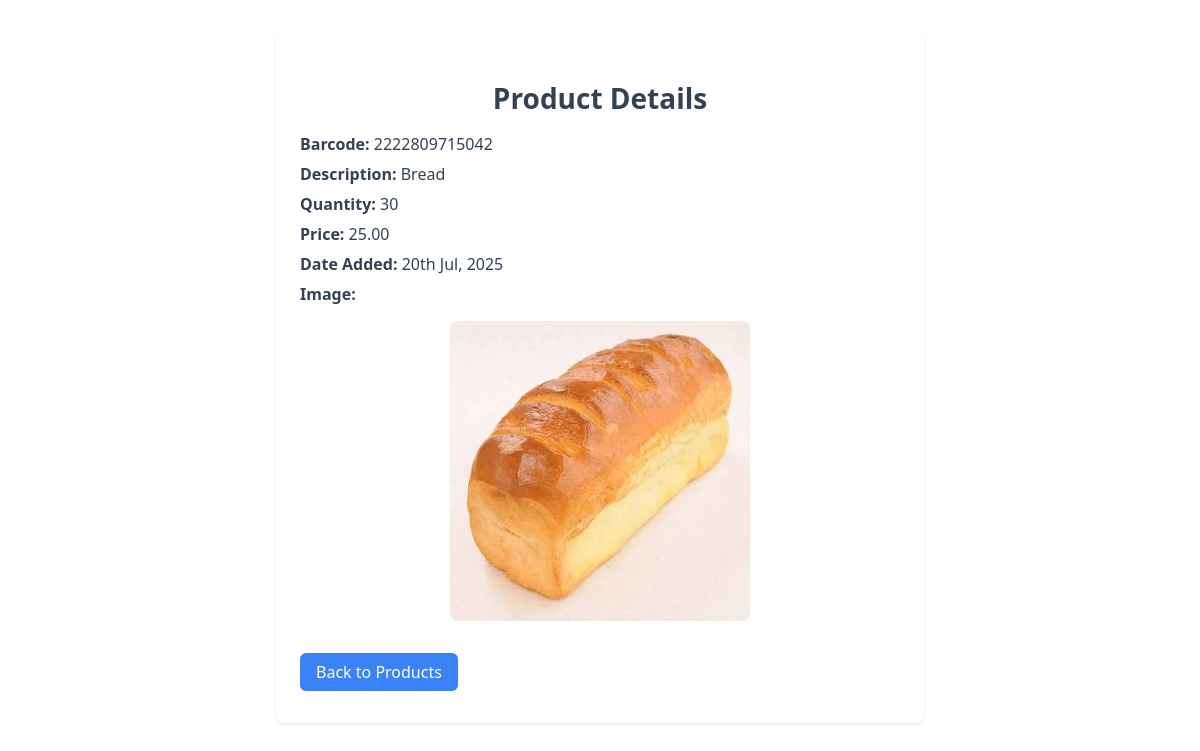
Screenshot of /index.php?pg=product-single&id=53 (signed in) with the database file from the repository.
### tables this page shows
CREATE TABLE `products` (
  `id` int(11) NOT NULL,
  `barcode` varchar(15) NOT NULL,
  `description` varchar(50) NOT NULL,
  `qty` int(11) NOT NULL DEFAULT 1,
  `amount` decimal(10,2) NOT NULL DEFAULT 0.00,
  `image` varchar(500) NOT NULL,
  `user_id` varchar(60) NOT NULL,
  `date` datetime NOT NULL,
  `views` int(11) NOT NULL DEFAULT 0
);

### app/controllers/product-single.php (called while the page is built, shortened)
<?php
$id = $_GET['id'] ?? null;
$productClass = new Product();
$product = $productClass->first(['id' => $id]);
require views_path('products/product-single');

### app/core/init.php (called while the page is built, shortened)
<?php
require "../app/core/functions.php";
require "../app/core/database.php";
require "../app/core/model.php";
function my_function($classname)
{
	$filename = "../app/models/".ucfirst($classname) . ".php";
}

### app/core/model.php (called while the page is built, shortened)
<?php
class Model extends Database
{
	public function first($data)
	{
		$keys = array_keys($data);
		$query = "select * from $this->table where ";
		foreach ($keys as $key) {
			$query .= "$key = :$key && ";
		}
		$query = trim($query,"&& ");
		$db = new Database;
		if($res = $db->query($query,$data))
		{
			return $res[0];
		}
		return false;
	}
}

### app/core/database.php (called while the page is built, shortened)
<?php
class Database
{
    private function db_connect()
    {
        $DBHOST = "localhost";
        $DBNAME = "ink_pos";
        $DBUSER = "root";
        $DBPASS = "";
        $DBDRIVER = "mysql";
        try {
            $con = new PDO("$DBDRIVER:host=$DBHOST;dbname=$DBNAME", $DBUSER, $DBPASS);
            $con->setAttribute(PDO::ATTR_ERRMODE, PDO::ERRMODE_EXCEPTION);
        } catch (PDOException $e) {
            echo "Connection failed: " . $e->getMessage();
            return null;
        }
        return $con;
    }
    public function query($query, $data = array())
    {
        $con = $this->db_connect();
        $smt = $con->prepare($query);
        $check = $smt->execute($data);
        if ($check) {
            $result = $smt->fetchAll(PDO::FETCH_ASSOC);
            if (is_array($result) && count($result) > 0) {
                return $result;
            }
        }
        return false;
    }
}

### app/core/functions.php (called while the page is built, shortened)
<?php
function esc($str)
{
	return htmlspecialchars($str);
}

### app/views/products/product-single.view.php (the view, shortened to what this page needs)
<div class="product-single">
    <h2>Product Details</h2>
    <p><strong>Barcode:</strong> <?= esc($product['barcode']) ?></p>
    <p><strong>Description:</strong> <?= esc($product['description']) ?></p>
    <p><strong>Quantity:</strong> <?= esc($product['qty']) ?></p>
    <p><strong>Price:</strong> <?= esc($product['amount']) ?></p>
    <p><strong>Date Added:</strong> <?= date("jS M, Y", strtotime($product['date'])) ?></p>
    <p><strong>Image:</strong></p>
    <img src="<?= esc($product['image']) ?>" alt="Product Image" style="max-width: 300px;">
    <p>
        <a href="index.php?pg=admin&tab=products" class="btn btn-secondary">Back to Products</a>
    </p>
</div>

### app/views/products/product-single.view.php (style rules this page uses)
.product-single { max-width: 600px; margin: 2rem auto; padding: 1.5rem; background-color: #fff; border-radius: 0.5rem; box-shadow: 0 1px 3px rgba(0,0,0,0.1); font-family: system-ui, -apple-system, sans-serif; color: #334155; }
.product-single h2 { font-size: 1.75rem; font-weight: 600; margin-bottom: 1rem; text-align: center; }
.product-single p { font-size: 1rem; margin: 0.5rem 0; }
.product-single img { display: block; margin: 1rem auto; max-width: 100%; height: auto; border-radius: 0.5rem; }
.product-single a.btn { display: inline-block; margin-top: 1rem; padding: 0.5rem 1rem; background-color: #3b82f6; color: white; text-decoration: none; border-radius: 0.375rem; text-align: center; transition: background-color 0.3s ease; }

### rows the page displays
products: barcode "2222809715042", description "Bread", qty "30", amount "25.00", date "20th Jul, 2025", image (picture)
